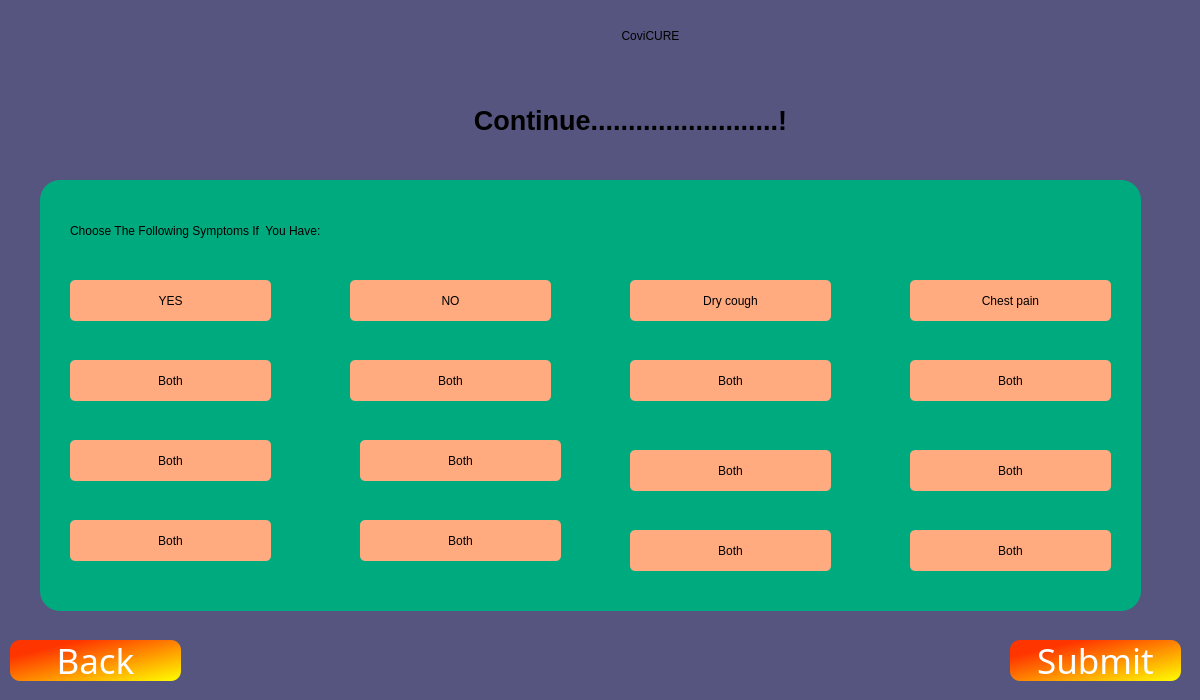
<?xml version="1.0" encoding="UTF-8"?>
<ui version="4.0">
 <class>Quepage3</class>
 <widget class="QDialog" name="Quepage3">
  <property name="geometry">
   <rect>
    <x>0</x>
    <y>0</y>
    <width>1200</width>
    <height>700</height>
   </rect>
  </property>
  <property name="windowTitle">
   <string>Dialog</string>
  </property>
  <property name="styleSheet">
   <string notr="true">background-color: rgb(85, 85, 127);</string>
  </property>
  <widget class="QGroupBox" name="groupBox_que">
   <property name="geometry">
    <rect>
     <x>40</x>
     <y>180</y>
     <width>1101</width>
     <height>431</height>
    </rect>
   </property>
   <property name="sizePolicy">
    <sizepolicy hsizetype="Preferred" vsizetype="Preferred">
     <horstretch>0</horstretch>
     <verstretch>0</verstretch>
    </sizepolicy>
   </property>
   <property name="styleSheet">
    <string notr="true">
border-radius: 20px;
background-color: rgb(0, 170, 127);</string>
   </property>
   <property name="title">
    <string/>
   </property>
   <property name="alignment">
    <set>Qt::AlignCenter</set>
   </property>
   <widget class="QLabel" name="label_que1">
    <property name="geometry">
     <rect>
      <x>30</x>
      <y>30</y>
      <width>831</width>
      <height>41</height>
     </rect>
    </property>
    <property name="sizePolicy">
     <sizepolicy hsizetype="Fixed" vsizetype="Fixed">
      <horstretch>0</horstretch>
      <verstretch>0</verstretch>
     </sizepolicy>
    </property>
    <property name="styleSheet">
     <string notr="true">font: 20pt &quot;Segoe UI&quot;;
color: rgb(0, 0, 0);</string>
    </property>
    <property name="text">
     <string>Choose The Following Symptoms If  You Have:</string>
    </property>
   </widget>
   <widget class="QPushButton" name="que1_opt1">
    <property name="geometry">
     <rect>
      <x>30</x>
      <y>100</y>
      <width>201</width>
      <height>41</height>
     </rect>
    </property>
    <property name="sizePolicy">
     <sizepolicy hsizetype="Fixed" vsizetype="Fixed">
      <horstretch>0</horstretch>
      <verstretch>0</verstretch>
     </sizepolicy>
    </property>
    <property name="styleSheet">
     <string notr="true">font: 18pt &quot;Segoe UI&quot;;
color: rgb(0, 0, 0);
background-color: rgb(255, 170, 127);
border-radius: 5px;</string>
    </property>
    <property name="text">
     <string>YES</string>
    </property>
   </widget>
   <widget class="QPushButton" name="que1_opt2">
    <property name="geometry">
     <rect>
      <x>310</x>
      <y>100</y>
      <width>201</width>
      <height>41</height>
     </rect>
    </property>
    <property name="sizePolicy">
     <sizepolicy hsizetype="Fixed" vsizetype="Fixed">
      <horstretch>0</horstretch>
      <verstretch>0</verstretch>
     </sizepolicy>
    </property>
    <property name="styleSheet">
     <string notr="true">font: 18pt &quot;Segoe UI&quot;;
color: rgb(0, 0, 0);
background-color: rgb(255, 170, 127);
border-radius: 5px;</string>
    </property>
    <property name="text">
     <string>NO</string>
    </property>
   </widget>
   <widget class="QPushButton" name="pushButton">
    <property name="geometry">
     <rect>
      <x>590</x>
      <y>100</y>
      <width>201</width>
      <height>41</height>
     </rect>
    </property>
    <property name="sizePolicy">
     <sizepolicy hsizetype="Fixed" vsizetype="Fixed">
      <horstretch>0</horstretch>
      <verstretch>0</verstretch>
     </sizepolicy>
    </property>
    <property name="styleSheet">
     <string notr="true">font: 18pt &quot;Segoe UI&quot;;
background-color: rgb(255, 170, 127);
color: rgb(0, 0, 0);
border-radius: 5px;</string>
    </property>
    <property name="text">
     <string>Dry cough</string>
    </property>
   </widget>
   <widget class="QPushButton" name="pushButton_2">
    <property name="geometry">
     <rect>
      <x>870</x>
      <y>100</y>
      <width>201</width>
      <height>41</height>
     </rect>
    </property>
    <property name="sizePolicy">
     <sizepolicy hsizetype="Fixed" vsizetype="Fixed">
      <horstretch>0</horstretch>
      <verstretch>0</verstretch>
     </sizepolicy>
    </property>
    <property name="styleSheet">
     <string notr="true">font: 18pt &quot;Segoe UI&quot;;
color: rgb(0, 0, 0);
background-color: rgb(255, 170, 127);
border-radius: 5px;</string>
    </property>
    <property name="text">
     <string>Chest pain</string>
    </property>
   </widget>
   <widget class="QPushButton" name="pushButton_3">
    <property name="geometry">
     <rect>
      <x>30</x>
      <y>180</y>
      <width>201</width>
      <height>41</height>
     </rect>
    </property>
    <property name="sizePolicy">
     <sizepolicy hsizetype="Fixed" vsizetype="Fixed">
      <horstretch>0</horstretch>
      <verstretch>0</verstretch>
     </sizepolicy>
    </property>
    <property name="styleSheet">
     <string notr="true">font: 18pt &quot;Segoe UI&quot;;
background-color: rgb(255, 170, 127);
color: rgb(0, 0, 0);
border-radius: 5px;</string>
    </property>
    <property name="text">
     <string>Both</string>
    </property>
   </widget>
   <widget class="QPushButton" name="pushButton_6">
    <property name="geometry">
     <rect>
      <x>310</x>
      <y>180</y>
      <width>201</width>
      <height>41</height>
     </rect>
    </property>
    <property name="sizePolicy">
     <sizepolicy hsizetype="Fixed" vsizetype="Fixed">
      <horstretch>0</horstretch>
      <verstretch>0</verstretch>
     </sizepolicy>
    </property>
    <property name="styleSheet">
     <string notr="true">font: 18pt &quot;Segoe UI&quot;;
background-color: rgb(255, 170, 127);
color: rgb(0, 0, 0);
border-radius: 5px;</string>
    </property>
    <property name="text">
     <string>Both</string>
    </property>
   </widget>
   <widget class="QPushButton" name="pushButton_7">
    <property name="geometry">
     <rect>
      <x>30</x>
      <y>260</y>
      <width>201</width>
      <height>41</height>
     </rect>
    </property>
    <property name="sizePolicy">
     <sizepolicy hsizetype="Fixed" vsizetype="Fixed">
      <horstretch>0</horstretch>
      <verstretch>0</verstretch>
     </sizepolicy>
    </property>
    <property name="styleSheet">
     <string notr="true">font: 18pt &quot;Segoe UI&quot;;
background-color: rgb(255, 170, 127);
color: rgb(0, 0, 0);
border-radius: 5px;</string>
    </property>
    <property name="text">
     <string>Both</string>
    </property>
   </widget>
   <widget class="QPushButton" name="pushButton_8">
    <property name="geometry">
     <rect>
      <x>590</x>
      <y>180</y>
      <width>201</width>
      <height>41</height>
     </rect>
    </property>
    <property name="sizePolicy">
     <sizepolicy hsizetype="Fixed" vsizetype="Fixed">
      <horstretch>0</horstretch>
      <verstretch>0</verstretch>
     </sizepolicy>
    </property>
    <property name="styleSheet">
     <string notr="true">font: 18pt &quot;Segoe UI&quot;;
background-color: rgb(255, 170, 127);
color: rgb(0, 0, 0);
border-radius: 5px;</string>
    </property>
    <property name="text">
     <string>Both</string>
    </property>
   </widget>
   <widget class="QPushButton" name="pushButton_9">
    <property name="geometry">
     <rect>
      <x>870</x>
      <y>270</y>
      <width>201</width>
      <height>41</height>
     </rect>
    </property>
    <property name="sizePolicy">
     <sizepolicy hsizetype="Fixed" vsizetype="Fixed">
      <horstretch>0</horstretch>
      <verstretch>0</verstretch>
     </sizepolicy>
    </property>
    <property name="styleSheet">
     <string notr="true">font: 18pt &quot;Segoe UI&quot;;
background-color: rgb(255, 170, 127);
color: rgb(0, 0, 0);
border-radius: 5px;</string>
    </property>
    <property name="text">
     <string>Both</string>
    </property>
   </widget>
   <widget class="QPushButton" name="pushButton_10">
    <property name="geometry">
     <rect>
      <x>320</x>
      <y>260</y>
      <width>201</width>
      <height>41</height>
     </rect>
    </property>
    <property name="sizePolicy">
     <sizepolicy hsizetype="Fixed" vsizetype="Fixed">
      <horstretch>0</horstretch>
      <verstretch>0</verstretch>
     </sizepolicy>
    </property>
    <property name="styleSheet">
     <string notr="true">font: 18pt &quot;Segoe UI&quot;;
background-color: rgb(255, 170, 127);
color: rgb(0, 0, 0);
border-radius: 5px;</string>
    </property>
    <property name="text">
     <string>Both</string>
    </property>
   </widget>
   <widget class="QPushButton" name="pushButton_11">
    <property name="geometry">
     <rect>
      <x>590</x>
      <y>270</y>
      <width>201</width>
      <height>41</height>
     </rect>
    </property>
    <property name="sizePolicy">
     <sizepolicy hsizetype="Fixed" vsizetype="Fixed">
      <horstretch>0</horstretch>
      <verstretch>0</verstretch>
     </sizepolicy>
    </property>
    <property name="styleSheet">
     <string notr="true">font: 18pt &quot;Segoe UI&quot;;
background-color: rgb(255, 170, 127);
color: rgb(0, 0, 0);
border-radius: 5px;</string>
    </property>
    <property name="text">
     <string>Both</string>
    </property>
   </widget>
   <widget class="QPushButton" name="pushButton_12">
    <property name="geometry">
     <rect>
      <x>870</x>
      <y>350</y>
      <width>201</width>
      <height>41</height>
     </rect>
    </property>
    <property name="sizePolicy">
     <sizepolicy hsizetype="Fixed" vsizetype="Fixed">
      <horstretch>0</horstretch>
      <verstretch>0</verstretch>
     </sizepolicy>
    </property>
    <property name="styleSheet">
     <string notr="true">font: 18pt &quot;Segoe UI&quot;;
background-color: rgb(255, 170, 127);
color: rgb(0, 0, 0);
border-radius: 5px;</string>
    </property>
    <property name="text">
     <string>Both</string>
    </property>
   </widget>
   <widget class="QPushButton" name="pushButton_16">
    <property name="geometry">
     <rect>
      <x>870</x>
      <y>180</y>
      <width>201</width>
      <height>41</height>
     </rect>
    </property>
    <property name="sizePolicy">
     <sizepolicy hsizetype="Fixed" vsizetype="Fixed">
      <horstretch>0</horstretch>
      <verstretch>0</verstretch>
     </sizepolicy>
    </property>
    <property name="styleSheet">
     <string notr="true">font: 18pt &quot;Segoe UI&quot;;
background-color: rgb(255, 170, 127);
color: rgb(0, 0, 0);
border-radius: 5px;</string>
    </property>
    <property name="text">
     <string>Both</string>
    </property>
   </widget>
   <widget class="QPushButton" name="pushButton_47">
    <property name="geometry">
     <rect>
      <x>590</x>
      <y>350</y>
      <width>201</width>
      <height>41</height>
     </rect>
    </property>
    <property name="sizePolicy">
     <sizepolicy hsizetype="Fixed" vsizetype="Fixed">
      <horstretch>0</horstretch>
      <verstretch>0</verstretch>
     </sizepolicy>
    </property>
    <property name="styleSheet">
     <string notr="true">font: 18pt &quot;Segoe UI&quot;;
background-color: rgb(255, 170, 127);
color: rgb(0, 0, 0);
border-radius: 5px;</string>
    </property>
    <property name="text">
     <string>Both</string>
    </property>
   </widget>
   <widget class="QPushButton" name="pushButton_48">
    <property name="geometry">
     <rect>
      <x>320</x>
      <y>340</y>
      <width>201</width>
      <height>41</height>
     </rect>
    </property>
    <property name="sizePolicy">
     <sizepolicy hsizetype="Fixed" vsizetype="Fixed">
      <horstretch>0</horstretch>
      <verstretch>0</verstretch>
     </sizepolicy>
    </property>
    <property name="styleSheet">
     <string notr="true">font: 18pt &quot;Segoe UI&quot;;
background-color: rgb(255, 170, 127);
color: rgb(0, 0, 0);
border-radius: 5px;</string>
    </property>
    <property name="text">
     <string>Both</string>
    </property>
   </widget>
   <widget class="QPushButton" name="pushButton_49">
    <property name="geometry">
     <rect>
      <x>30</x>
      <y>340</y>
      <width>201</width>
      <height>41</height>
     </rect>
    </property>
    <property name="sizePolicy">
     <sizepolicy hsizetype="Fixed" vsizetype="Fixed">
      <horstretch>0</horstretch>
      <verstretch>0</verstretch>
     </sizepolicy>
    </property>
    <property name="styleSheet">
     <string notr="true">font: 18pt &quot;Segoe UI&quot;;
background-color: rgb(255, 170, 127);
color: rgb(0, 0, 0);
border-radius: 5px;</string>
    </property>
    <property name="text">
     <string>Both</string>
    </property>
   </widget>
  </widget>
  <widget class="QLabel" name="label_covicure">
   <property name="geometry">
    <rect>
     <x>420</x>
     <y>0</y>
     <width>461</width>
     <height>71</height>
    </rect>
   </property>
   <property name="styleSheet">
    <string notr="true">font: 700 40pt &quot;Segoe UI&quot;;
border-color: qlineargradient(spread:pad, x1:0, y1:0, x2:1, y2:0, stop:0 rgba(255, 178, 102, 255), stop:0.55 rgba(235, 148, 61, 255), stop:0.98 rgba(0, 0, 0, 255), stop:1 rgba(0, 0, 0, 0));
color: rgb(0, 0, 0);</string>
   </property>
   <property name="text">
    <string>CoviCURE</string>
   </property>
   <property name="textFormat">
    <enum>Qt::MarkdownText</enum>
   </property>
   <property name="alignment">
    <set>Qt::AlignCenter</set>
   </property>
  </widget>
  <widget class="QLabel" name="label_welcome">
   <property name="geometry">
    <rect>
     <x>190</x>
     <y>80</y>
     <width>881</width>
     <height>81</height>
    </rect>
   </property>
   <property name="styleSheet">
    <string notr="true">color: rgb(0, 0, 0);</string>
   </property>
   <property name="text">
    <string>&lt;!DOCTYPE HTML PUBLIC &quot;-//W3C//DTD HTML 4.0//EN&quot; &quot;http://www.w3.org/TR/REC-html40/strict.dtd&quot;&gt;
&lt;html&gt;&lt;head&gt;&lt;meta name=&quot;qrichtext&quot; content=&quot;1&quot; /&gt;&lt;meta charset=&quot;utf-8&quot; /&gt;&lt;style type=&quot;text/css&quot;&gt;
p, li { white-space: pre-wrap; }
&lt;/style&gt;&lt;/head&gt;&lt;body style=&quot; font-family:'Segoe UI'; font-size:9pt; font-weight:400; font-style:normal;&quot;&gt;
&lt;p align=&quot;center&quot; style=&quot; margin-top:12px; margin-bottom:12px; margin-left:0px; margin-right:0px; -qt-block-indent:0; text-indent:0px;&quot;&gt;&lt;span style=&quot; font-family:'MS Shell Dlg 2'; font-size:20pt; font-weight:700;&quot;&gt;Continue.........................!&lt;/span&gt;&lt;/p&gt;&lt;/body&gt;&lt;/html&gt;</string>
   </property>
  </widget>
  <widget class="QPushButton" name="pushButton_loginQuit">
   <property name="geometry">
    <rect>
     <x>10</x>
     <y>640</y>
     <width>171</width>
     <height>41</height>
    </rect>
   </property>
   <property name="sizePolicy">
    <sizepolicy hsizetype="Minimum" vsizetype="Preferred">
     <horstretch>0</horstretch>
     <verstretch>0</verstretch>
    </sizepolicy>
   </property>
   <property name="font">
    <font>
     <family>Cooper Black</family>
     <pointsize>26</pointsize>
     <italic>false</italic>
     <bold>false</bold>
    </font>
   </property>
   <property name="styleSheet">
    <string notr="true">font: 26pt &quot;Cooper Black&quot;;
color: rgb(255, 255, 255);
background-color: rgb(255, 85, 0);
border-radius:10px;
background-color: qlineargradient(spread:pad, x1:0, y1:0, x2:1, y2:1, stop:0.210227 rgba(255, 53, 0, 255), stop:1 rgba(255, 255, 0, 255));
</string>
   </property>
   <property name="text">
    <string>Back</string>
   </property>
   <property name="autoRepeatDelay">
    <number>299</number>
   </property>
   <property name="autoDefault">
    <bool>false</bool>
   </property>
  </widget>
  <widget class="QPushButton" name="pushButton_loginQuit_2">
   <property name="geometry">
    <rect>
     <x>1010</x>
     <y>640</y>
     <width>171</width>
     <height>41</height>
    </rect>
   </property>
   <property name="sizePolicy">
    <sizepolicy hsizetype="Minimum" vsizetype="Preferred">
     <horstretch>0</horstretch>
     <verstretch>0</verstretch>
    </sizepolicy>
   </property>
   <property name="font">
    <font>
     <family>Cooper Black</family>
     <pointsize>26</pointsize>
     <italic>false</italic>
     <bold>false</bold>
    </font>
   </property>
   <property name="styleSheet">
    <string notr="true">font: 26pt &quot;Cooper Black&quot;;
color: rgb(255, 255, 255);
background-color: rgb(255, 85, 0);
border-radius:10px;
background-color: qlineargradient(spread:pad, x1:0, y1:0, x2:1, y2:1, stop:0.210227 rgba(255, 53, 0, 255), stop:1 rgba(255, 255, 0, 255));
</string>
   </property>
   <property name="text">
    <string>Submit</string>
   </property>
   <property name="autoRepeatDelay">
    <number>299</number>
   </property>
   <property name="autoDefault">
    <bool>false</bool>
   </property>
  </widget>
 </widget>
 <resources/>
 <connections/>
</ui>
